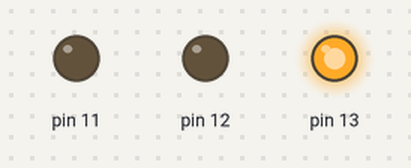
Recording of a sketch running on a simulated Arduino Uno, built with avr-gcc and run on an emulated ATmega328P. On the bench: output pins drawn as LEDs (lit = HIGH).

Above: at 2.5 s.
At 6.5 s:
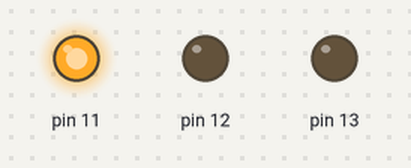
At 9.0 s:
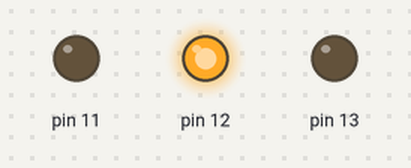
Timing chart, 0 to 13.0 s (numbered marks = the images above):
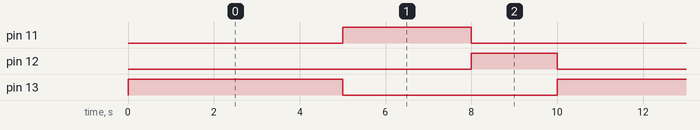

Measured:
- by itself, pin 11: alternates HIGH for 3.0 s and LOW for 7.0 s
- by itself, pin 12: alternates HIGH for 2.0 s and LOW for 8.0 s
- by itself, pin 13: alternates HIGH for 5.0 s and LOW for 5.0 s

The sketch:

aula_sem_foro1.ino
```cpp
/*
 Autor: Anna beatriz
 Nome do programa: Pisca-pisca
 Data: 19/02/2025
 Descrição: Meu primeiro programa em C
 */


void setup ()
{
  pinMode (13, OUTPUT);
  pinMode (11, OUTPUT);
  pinMode (12, OUTPUT);
}

void loop()
{
  digitalWrite (13, HIGH);
    delay (5000);
  digitalWrite (13, LOW);

  digitalWrite (11, HIGH);
  delay (3000);
  digitalWrite (11, LOW);

  digitalWrite (12, HIGH);
  delay (2000);
  digitalWrite (12, LOW);
}
```
